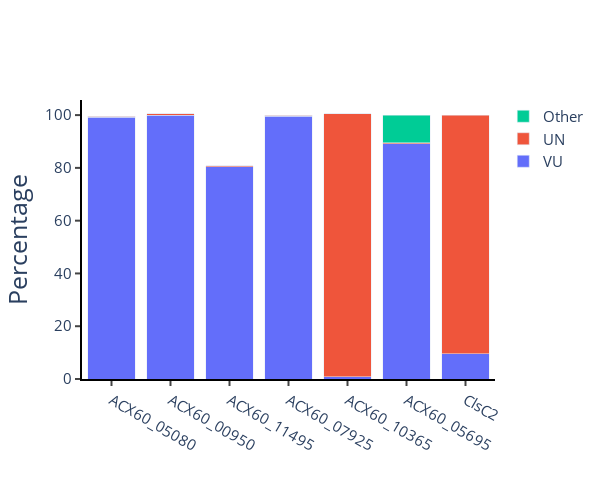

Notebook source saved alongside this figure:
### Code cell
from jw_utils import plotly_preferences as pprefs

layout = pprefs.bargraph_layout(title='',
    x_title='',
    y_title='Percentage',
    height=500,
    width=600,
    plot_bgcolor='rgb(255,255,255)',
    legend_fontsize=15,
    yaxis_fontsize=25,
    xaxis_fontsize=25,
)
fig.update_layout(layout)

### Figure 1 — Plotly figure (JSON) as saved in the notebook; plotly's stock layout.template omitted (floating-point values rounded to 4 significant figures)
{"data": [{"name": "VU", "type": "bar", "x": ["ACX60_05080", "ACX60_00950", "ACX60_11495", "ACX60_07925", "ACX60_10365", "ACX60_05695", "ClsC2"], "y": [99.13, 100, 80.35, 99.56, 0.8734, 89.08, 9.607]}, {"name": "UN", "type": "bar", "x": ["ACX60_05080", "ACX60_00950", "ACX60_11495", "ACX60_07925", "ACX60_10365", "ACX60_05695", "ClsC2"], "y": [0.4367, 0.4367, 0.4367, 0.4367, 99.56, 0.4367, 90.39]}, {"name": "Other", "type": "bar", "x": ["ACX60_05080", "ACX60_00950", "ACX60_11495", "ACX60_07925", "ACX60_10365", "ACX60_05695", "ClsC2"], "y": [0, 0, 0, 0, 0, 10.48, null]}], "layout": {"barmode": "stack", "height": 500, "legend": {"font": {"size": 15}}, "plot_bgcolor": "rgb(255,255,255)", "title": {"font": {"size": 35}, "text": ""}, "width": 600, "xaxis": {"autorange": true, "linecolor": "rgb(0, 0, 0)", "linewidth": 2, "range": [-0.5, 6.5], "showline": true, "tickfont": {"size": 15}, "ticks": "outside", "tickwidth": 2, "title": {"font": {"size": 25}, "text": ""}, "type": "category"}, "yaxis": {"autorange": true, "linecolor": "rgb(0, 0, 0)", "linewidth": 2, "range": [0, 105.7], "showline": true, "tickfont": {"size": 15}, "ticks": "outside", "tickwidth": 2, "title": {"font": {"size": 25}, "text": "Percentage"}, "type": "linear"}}}
